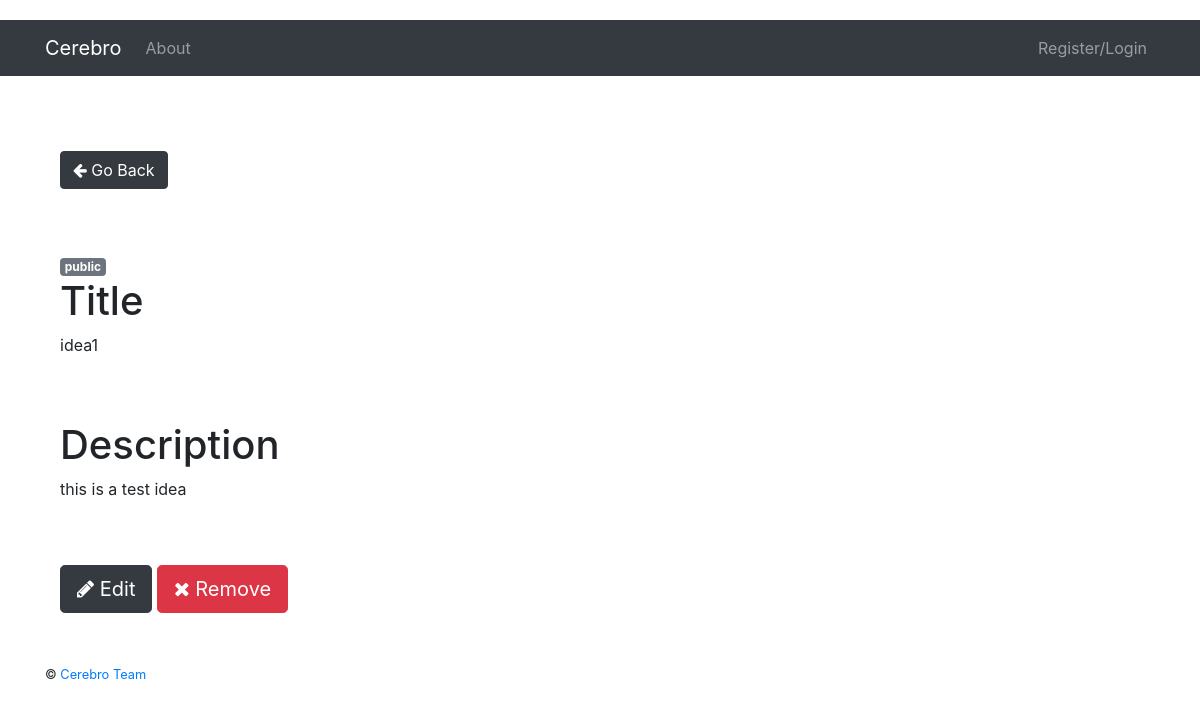
Page /ideas/2/ on the committed database.
### project/server/models.py (models this page shows, shortened)
class Idea(db.Model):
    __tablename__ = "ideas"
    id = db.Column(db.Integer, primary_key=True, autoincrement=True)
    title = db.Column(db.String(255), nullable=False)
    description = db.Column(db.String(1024), nullable=True)
    owner = db.Column(db.Integer, nullable=False)
    rating = db.Column(db.Integer, nullable=True)
    created_date = db.Column(db.DateTime, nullable=False)
    access = db.Column(db.String(255), nullable=False)

### project/server/user/views.py (the view)
@user_blueprint.route('/ideas/<idea>/', methods=['GET', 'POST'])
def idea_detail(idea):
    idea_result = Idea.query.filter_by(id=idea).first()
    return render_template('user/idea_detail.html', idea=idea_result)

### project/client/templates/user/idea_detail.html (shortened to what this page needs)
{% extends "_base.html" %}
{% block content %}
    <div class="container">
        <nav aria-label="...">
            <ul class="pagination">
                <li class="previous">
                    <a class="btn btn-dark ml-auto" href="{{ url_for("user.ideas") }}">
                        <i class="fa fa-arrow-left"></i> Go Back
                    </a>
                </li>
            </ul>
        </nav>
    <br><br>
    <span class="badge badge-secondary">{{ idea.access }}</span>
    <h1>Title </h1>
    <p>{{ idea.title }} </p>
    <br><br>
    <h1>Description</h1>
    <p>{{ idea.description|safe }}</p>
    <br><br>
    <a class="btn btn-dark btn-lg ml-auto" href="{{ url_for('user.edit_idea', idea=idea.id) }}">
        <i class="fa fa-pencil"></i> Edit
    </a>
    <button type="button" class="btn btn-danger btn-lg" data-toggle="modal" data-target="#confirmModal">
        <i class="fa fa-times"></i> Remove
    </button>
{% endblock %}

### project/client/static/user_profile.css (style rules this page uses)
body { margin-top:20px; }

### rows in the picture
Idea: access "public", title "idea1", description "this is a test idea"
